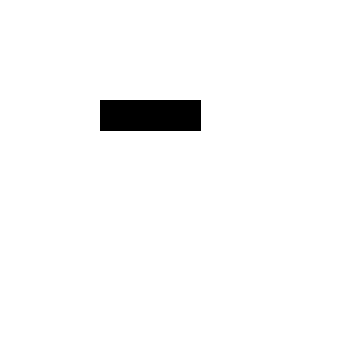
Frame 1 (no input)
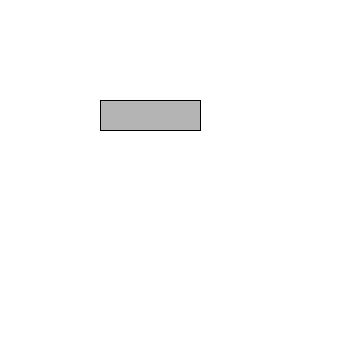
Frame 60 (the mouse pressed at the canvas centre just before this capture)
Frame 120 (the mouse held since frame 60 and released just before this capture): identical to frame 60, image omitted

The Processing sketch that drew these frames (run headless with seeded random() and noise(); from frame 60 on, the mouse is pressed at the canvas centre):

// Processing sketch: processing_140200
// ── processing_140200.pde

int savedTime;
int totalTime = 5000;

void setup() {
  size(350,350);
  background(255);
  savedTime = millis();
}

void draw() {
  drawButton();
  timer();
}

void timer()                               // Checks if time passed is XXXX seconds! - tbd by PARAMETER
{
  
  int passedTime = millis() - savedTime;
  // Has five seconds passed?
  if (passedTime > totalTime) {
    println( " 5 seconds have passed! " );
    savedTime = millis();                     // Save the current time to restart the timer!
    writeValue();
  }
  
}


int rectCoorX = 100;
int rectCoorY = 100;
int rectWidth = 100;
int rectHeight = 30;
color rectColor = color(180);
color overColor = color(230);
color currentColor;

boolean mouseOverSave(int x, int y)  //detects if mouse if over the PRINT button
{
  boolean toReturn = false;
  if(mouseX<= (rectCoorX + rectWidth) && mouseX >= rectCoorX){
    if(mouseY <= (rectCoorY + rectHeight) && mouseY>= rectCoorY){
      toReturn = true;
    }
  }
  return toReturn;
}

void drawButton()              // draws print button, and changes colour if OVER
{
  fill(currentColor);
  background(255);
  if(mouseOverSave(mouseX, mouseY)){
     currentColor = overColor;
  }else{
    currentColor = rectColor;
  }
  rect(rectCoorX,rectCoorY,rectWidth,rectHeight);
}

int[] saver = new int[3];
int globaleZaehler = 0;

void mouseClicked()
{
  
  if(mouseOverSave(mouseX, mouseY))
  {
     printsaved();                         //prints saved values
  }
}

void writeValue()
{
  int zwSpeicher = -1;
  
  
    zwSpeicher = mouseX;
    try
    {
      saver[globaleZaehler] = zwSpeicher;
      println(globaleZaehler + " = " + saver[globaleZaehler]);
      globaleZaehler++;      
    }
    catch(Exception ArrayIndexOutOfBounds)
    {
      for(int i = 0; i <= saver.length - 2 ; i ++)
      {
        saver[i] = saver[i+1];
      }
      saver[saver.length-1] = zwSpeicher;
    }
  
  println("data write");
}

void printsaved()                    // prints saved values
{
  println("p 0 = "+saver[0]);
  println("p 1 = "+saver[1]);
  println("p 2 = "+saver[2]);
}
